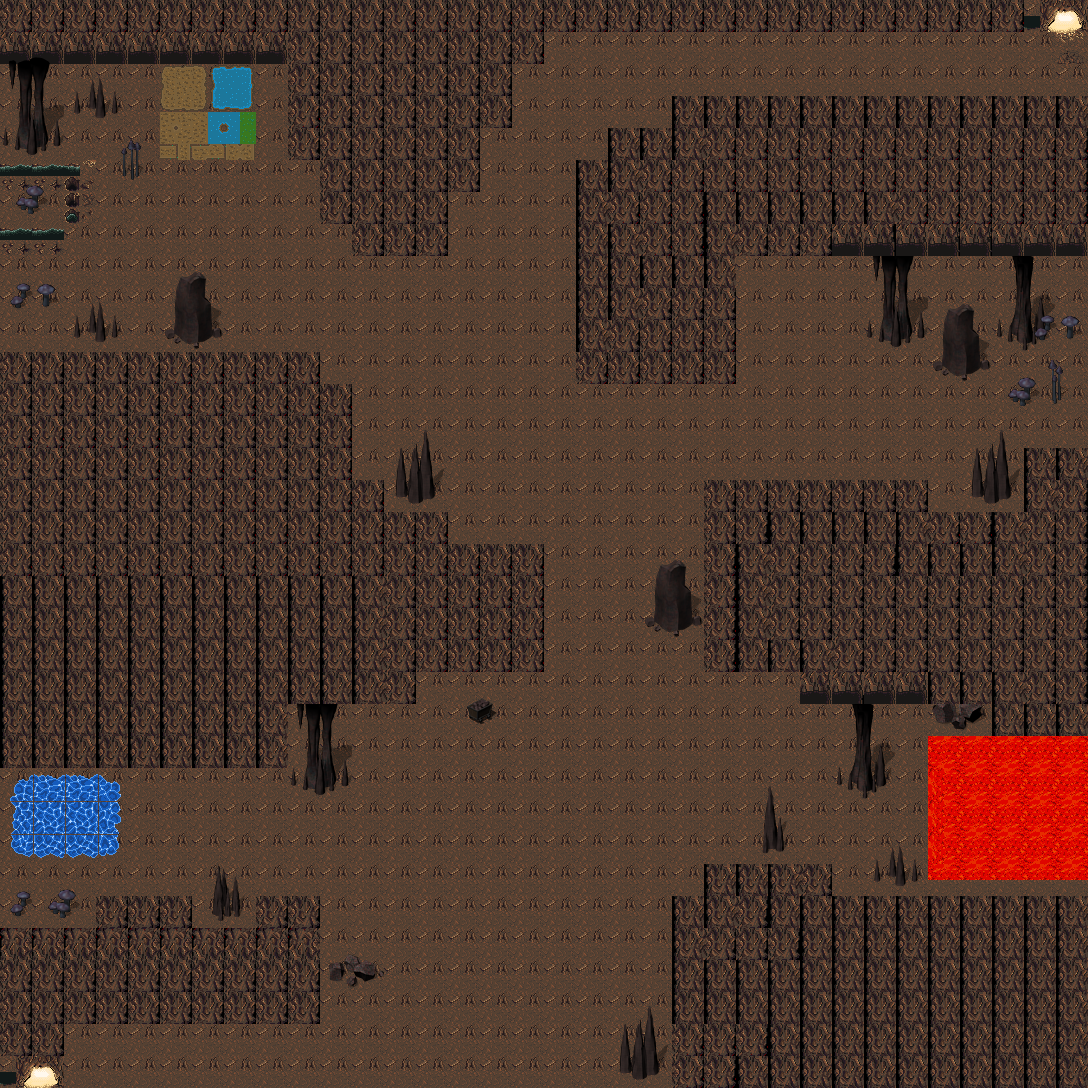

Below is a game level as drawn by its tile map, then a one-line description and the .tmx that defines it (tile-layer data replaced by summaries):
An orthogonal 34x34 tile map with 32x32 px tiles, 8 tile layers (dirt, lava 2, water and rocks, Tile Layer 6, ...), 4 tilesets and 12 objects (7x rocks, water, cave_exit, lava).

<map version="1.10" tiledversion="1.10.2" orientation="orthogonal" renderorder="right-down" width="34" height="34" tilewidth="32" tileheight="32" infinite="0" nextlayerid="18" nextobjectid="32">
 <tileset firstgid="1" source="l.tsx" />
 <tileset firstgid="81" source="y.tsx" />
 <tileset firstgid="1105" source="r.tsx" />
 <tileset firstgid="1121" source="er.tsx" />
 <layer id="1" name="dirt" width="34" height="34">
  <data>[1156 cells, 1155 non-empty, 1 distinct tile ids]</data>
 </layer>
 <layer id="4" name="lava 2" width="34" height="34">
  <data>[1156 cells, 14 non-empty, 1 distinct tile ids]</data>
 </layer>
 <layer id="6" name="water and rocks" width="34" height="34">
  <data>[1156 cells, 308 non-empty, 66 distinct tile ids]</data>
 </layer>
 <layer id="8" name="Tile Layer 6" width="34" height="34">
  <data>[1156 cells, 17 non-empty, 17 distinct tile ids]</data>
 </layer>
 <layer id="5" name="lava_3_and_shrroms_1" width="34" height="34">
  <data>[1156 cells, 53 non-empty, 22 distinct tile ids]</data>
 </layer>
 <layer id="3" name="rocks_and_lava_1" width="34" height="34">
  <data>[1156 cells, 377 non-empty, 20 distinct tile ids]</data>
 </layer>
 <objectgroup id="13" name="collision">
  <object id="5" name="rocks" x="3.99122" y="359.21" width="337.258" height="163.64" />
  <object id="6" name="rocks" x="0" y="528.837">
   <polygon points="0,0 544.801,17.9605 544.801,143.684 419.078,145.68 419.078,175.614 357.214,177.609 337.258,179.605 331.271,215.526 351.227,265.416 319.298,265.416 295.35,245.46 295.35,203.552 293.355,181.6 283.377,239.473 0,241.469" />
  </object>
  <object id="8" name="water" x="11.9737" y="778.288" width="107.763" height="77.8288">
   <ellipse />
  </object>
  <object id="10" name="rocks" x="738.743" y="117.216" width="344.873" height="137.266" />
  <object id="12" name="rocks" x="-1.99561" y="0" width="538.815" height="39.4153" />
  <object id="16" name="rocks" x="1087.61" y="449.012">
   <polygon points="0,0 -61.8639,-3.99122 -59.8683,59.8683 -155.658,59.8683 -155.658,37.9166 -381.161,35.921 -385.153,215.526 -293.355,223.508 -293.355,253.442 -157.653,249.451 -97.7849,259.429 -97.7849,277.39 0,283.377" />
  </object>
  <object id="28" name="rocks" x="616.827" y="135.385" width="117.554" height="235.108" />
  <object id="29" x="707.965" y="305.772" height="0.660415" />
  <object id="30" name="rocks" x="322.282" y="64.0602" width="118.875" height="153.877" />
 </objectgroup>
 <objectgroup id="17" name="cave_exit">
  <object id="20" x="898.024" y="233.486" height="1.99561" />
  <object id="31" name="cave_exit" x="1044.95" y="3.27509" width="39.4937" height="28.5125">
   <ellipse />
  </object>
 </objectgroup>
 <objectgroup id="16" name="Lava">
  <object id="17" name="lava" x="925.963" y="738.376" width="159.649" height="143.684" />
 </objectgroup>
 <layer id="11" name="cave_exit" width="34" height="34">
  <data>[1156 cells, 2 non-empty, 2 distinct tile ids]</data>
 </layer>
 <layer id="15" name="lava" width="34" height="34">
  <data>[1156 cells, 6 non-empty, 1 distinct tile ids]</data>
 </layer>
</map>
